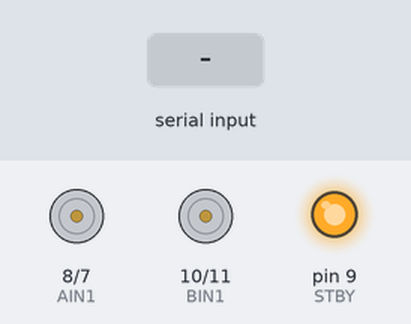
Bench run of a sketch on a simulated Arduino Nano, built with avr-gcc and run on an emulated ATmega328P. Shown: motor-driver pin pairs drawn as motors (green arrow = first pin HIGH = forward, orange = second pin HIGH = backward, longer = more drive, scaled by the enable pin, stopped while the standby pin is LOW), output pins drawn as LEDs (lit = HIGH). The test bench sets the inputs (shaded band).

Above: at 1.2 s.
1.3 s: "F" received over the second serial link
At 2.2 s:
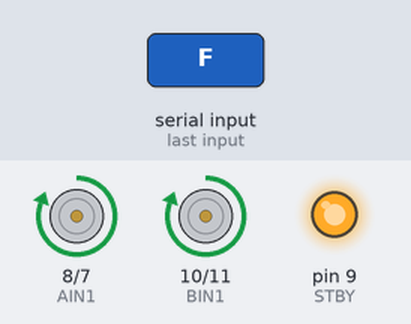
2.8 s: "B" received over the second serial link
At 3.4 s:
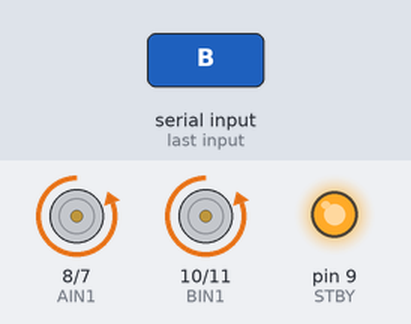
4.3 s: "R" received over the second serial link
At 5.5 s:
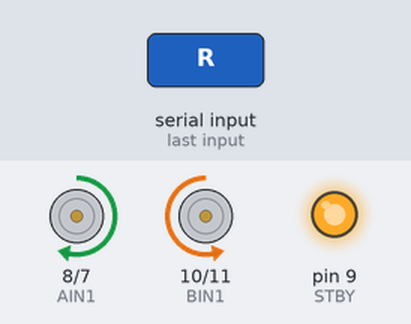
5.8 s: "L" received over the second serial link
At 6.9 s:
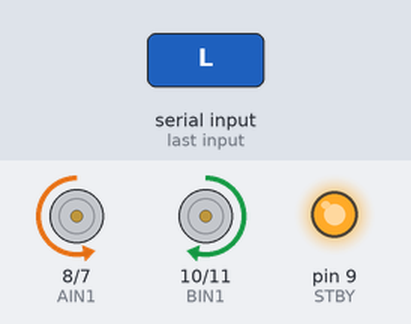
7.3 s: "I" received over the second serial link
At 8.0 s:
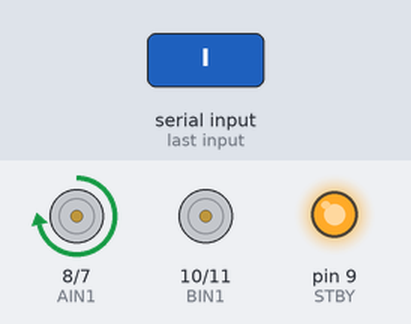
8.8 s: "G" received over the second serial link
At 9.1 s:
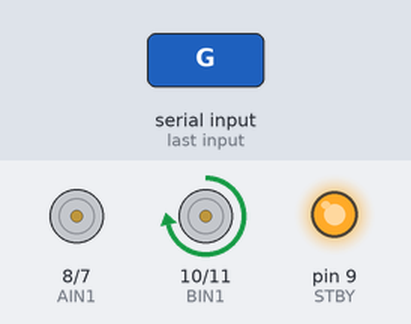
Timing chart, 0 to 11.3 s (numbered marks = the images above; inputs shaded):
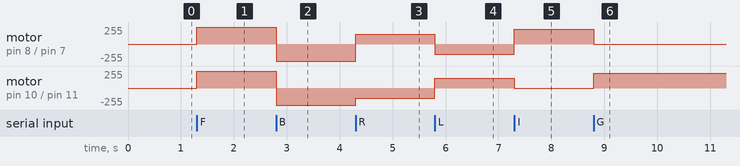

Measured:
- after the input at 1.3 s, motor on pin 8 (AIN1) / pin 7 (AIN2), motor on pin 10 (BIN1) / pin 11 (BIN2): stopped → forward 255/255 at once
- after the input at 2.8 s, motor on pin 8 (AIN1) / pin 7 (AIN2), motor on pin 10 (BIN1) / pin 11 (BIN2): forward 255/255 → backward 255/255 at once
- after the input at 4.3 s, motor on pin 8 (AIN1) / pin 7 (AIN2): backward 255/255 → forward 150/255 at once; motor on pin 10 (BIN1) / pin 11 (BIN2): backward 255/255 → backward 150/255 at once
- after the input at 5.8 s, motor on pin 8 (AIN1) / pin 7 (AIN2): forward 150/255 → backward 150/255 at once; motor on pin 10 (BIN1) / pin 11 (BIN2): backward 150/255 → forward 150/255 at once
- after the input at 7.3 s, motor on pin 8 (AIN1) / pin 7 (AIN2): backward 150/255 → forward 220/255 at once; motor on pin 10 (BIN1) / pin 11 (BIN2): forward 150/255 → stopped at once
- after the input at 8.8 s, motor on pin 8 (AIN1) / pin 7 (AIN2): forward 220/255 → stopped at once; motor on pin 10 (BIN1) / pin 11 (BIN2): stopped → forward 220/255 at once

The sketch:

Codigo_RobotMiniSumo_Arduino.ino
```cpp
#include <SoftwareSerial.h>

// CONFIGURACIÓN DEL BLUETOOTH HC-05
SoftwareSerial BT(3, 4);

// PINES DEL MOTOR IZQUIERDO
#define PWMA 6
#define AIN1 8
#define AIN2 7

// PINES DEL MOTOR DERECHO
#define PWMB 5
#define BIN1 10
#define BIN2 11

// PIN DE ACTIVACIÓN DEL DRIVER
#define STBY 9

char estado = 'S';


int velMaxima = 255;
int velGiro = 150;

void setup() {
  BT.begin(9600);

  pinMode(PWMA, OUTPUT);
  pinMode(AIN1, OUTPUT);
  pinMode(AIN2, OUTPUT);

  pinMode(PWMB, OUTPUT);
  pinMode(BIN1, OUTPUT);
  pinMode(BIN2, OUTPUT);

  pinMode(STBY, OUTPUT);
  digitalWrite(STBY, HIGH);
}

void loop() {
  if (BT.available() > 0) {
    estado = BT.read();
  }

  // LÓGICA DE MOVIMIENTO
  switch (estado) {

    case 'F': // Adelante
      analogWrite(PWMA, velMaxima);
      analogWrite(PWMB, velMaxima);
      digitalWrite(AIN1, HIGH);
      digitalWrite(AIN2, LOW);
      digitalWrite(BIN1, HIGH);
      digitalWrite(BIN2, LOW);
      break;

    case 'B': // Atrás
      analogWrite(PWMA, velMaxima);
      analogWrite(PWMB, velMaxima);
      digitalWrite(AIN1, LOW);
      digitalWrite(AIN2, HIGH);
      digitalWrite(BIN1, LOW);
      digitalWrite(BIN2, HIGH);
      break;

    case 'R': // Derecha
      analogWrite(PWMA, velGiro);
      analogWrite(PWMB, velGiro);
      digitalWrite(AIN1, HIGH);
      digitalWrite(AIN2, LOW);
      digitalWrite(BIN1, LOW);
      digitalWrite(BIN2, HIGH);
      break;

    case 'L': // Izquierda
      analogWrite(PWMA, velGiro);
      analogWrite(PWMB, velGiro);
      digitalWrite(AIN1, LOW);
      digitalWrite(AIN2, HIGH);
      digitalWrite(BIN1, HIGH);
      digitalWrite(BIN2, LOW);
      break;

    case 'I': // Diagonal Adelante-Derecha
      analogWrite(PWMA, 220);
      analogWrite(PWMB, velGiro);
      digitalWrite(AIN1, HIGH);
      digitalWrite(AIN2, LOW);
      digitalWrite(BIN1, LOW);
      digitalWrite(BIN2, LOW);
      break;

    case 'G': // Diagonal Adelante-Izquierda
      analogWrite(PWMA, velGiro);
      analogWrite(PWMB, 220);
      digitalWrite(AIN1, LOW);
      digitalWrite(AIN2, LOW);
      digitalWrite(BIN1, HIGH);
      digitalWrite(BIN2, LOW);
      break;

    case 'J': // Diagonal Atrás-Derecha
      analogWrite(PWMA, 220);
      analogWrite(PWMB, velGiro);
      digitalWrite(AIN1, LOW);
      digitalWrite(AIN2, HIGH);
      digitalWrite(BIN1, LOW);
      digitalWrite(BIN2, LOW);
      break;

    case 'H': // Diagonal Atrás-Izquierda
      analogWrite(PWMA, velGiro);
      analogWrite(PWMB, 220);
      digitalWrite(AIN1, LOW);
      digitalWrite(AIN2, LOW);
      digitalWrite(BIN1, LOW);
      digitalWrite(BIN2, HIGH);
      break;

    case 'S': // Stop
      analogWrite(PWMA, 0);
      analogWrite(PWMB, 0);
      digitalWrite(AIN1, LOW);
      digitalWrite(AIN2, LOW);
      digitalWrite(BIN1, LOW);
      digitalWrite(BIN2, LOW);
      break;
  }
}
```
